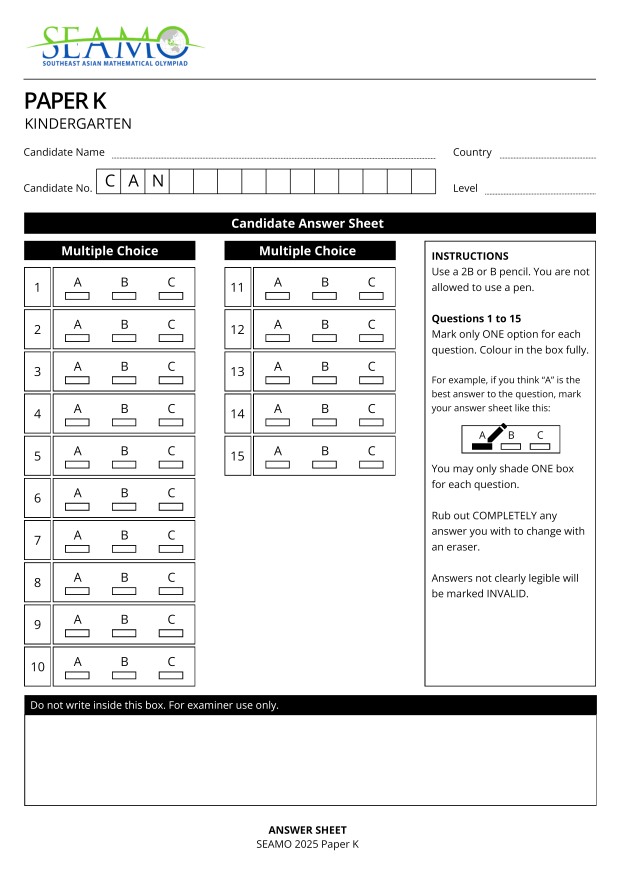
#> input picture backend/templates/reference_images/seamo_2025_page1.png, 2482 x 3510 px (shown at 1/4 size)
$ python -i image_preprocessor.py   (imports and definitions only)
#> lines starting #> are read from the running program, lines starting #| are printed output that depends on the picture; after the words box and inside, x2 and y2 are one past the last pixel; in counts of white or black regions, pixels touching at a corner belong together
"""
Image Pre-processing Service
Provides functions to analyze and clean up images before they are sent to an OCR or AI service.
"""
from PIL import Image, ImageStat
import cv2
import numpy as np
import logging

logger = logging.getLogger(__name__)


class ImagePreprocessor:
    """A class to perform pre-processing checks on images."""

    # [62 lines left out: function is_blank, not called in this run]

    @staticmethod
    def preprocess_pil_image(image: Image.Image, mode: str = "balanced") -> Image.Image:
        """
        Improve scan clarity for bubble/text extraction while preserving structure.

        balanced: moderate enhancement for most scans
        aggressive: stronger thresholding for faint/low-contrast scans
        """
        rgb_image = image.convert("RGB")
        bgr = cv2.cvtColor(np.array(rgb_image), cv2.COLOR_RGB2BGR)
        normalized = ImagePreprocessor._normalize_size(bgr)

        gray = cv2.cvtColor(normalized, cv2.COLOR_BGR2GRAY)
        denoised = cv2.medianBlur(gray, 3)

        clip_limit = 2.5 if mode == "aggressive" else 2.0
        clahe = cv2.createCLAHE(clipLimit=clip_limit, tileGridSize=(8, 8))
        contrast = clahe.apply(denoised)

        block_size = 29 if mode == "aggressive" else 35
        c_value = 11 if mode == "aggressive" else 9
        adaptive = cv2.adaptiveThreshold(
            contrast,
            255,
            cv2.ADAPTIVE_THRESH_GAUSSIAN_C,
            cv2.THRESH_BINARY,
            block_size,
            c_value,
        )

        kernel = np.ones((2, 2), np.uint8)
        clean = cv2.morphologyEx(adaptive, cv2.MORPH_OPEN, kernel, iterations=1)

        binary_weight = 0.45 if mode == "aggressive" else 0.30
        merged = cv2.addWeighted(contrast, 1.0 - binary_weight, clean, binary_weight, 0)

        sharpen_kernel = np.array([[0, -1, 0], [-1, 5, -1], [0, -1, 0]])
        sharpened = cv2.filter2D(merged, -1, sharpen_kernel)
        final_rgb = cv2.cvtColor(sharpened, cv2.COLOR_GRAY2RGB)
        return Image.fromarray(final_rgb)

    # [5 lines left out: function preprocess_image_path, not called in this run]

    @staticmethod
    def _normalize_size(
        image: np.ndarray,
        min_long_edge: int = 1800,
        max_long_edge: int = 2600,
    ) -> np.ndarray:
        """
        Normalize long edge into a stable range.
        Upscaling low-res scans helps bubble and digit visibility.
        """
        height, width = image.shape[:2]
        long_edge = max(height, width)

        scale = 1.0
        if long_edge < min_long_edge:
            scale = min_long_edge / float(long_edge)
        elif long_edge > max_long_edge:
            scale = max_long_edge / float(long_edge)

        if abs(scale - 1.0) < 0.01:
            return image

        new_width = max(1, int(round(width * scale)))
        new_height = max(1, int(round(height * scale)))
        return cv2.resize(image, (new_width, new_height), interpolation=cv2.INTER_CUBIC)

>>> from PIL import Image
>>> picture = Image.open('../templates/reference_images/seamo_2025_page1.png')
#> picture is the input picture: PIL image 2482x3510 RGB; mean R, G, B 232.2, 232.5, 232.4
>>> result = ImagePreprocessor().preprocess_pil_image(picture)
#> in _normalize_size, `return cv2.resize(image, (new_width, new_height), interpolation=cv2.IN..`:
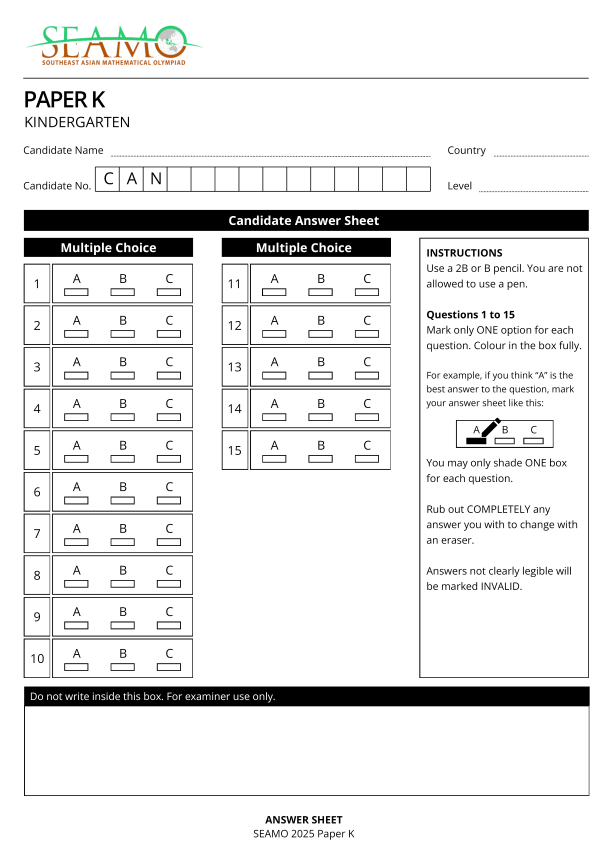
#> returned value: shape (2600, 1839, 3) (shown at 1/3 size); mean of channels 0, 1, 2 232.3, 232.4, 232.2; drawn as R, G, B
#> in preprocess_pil_image, `adaptive = cv2.adaptiveThreshold( contrast, 255, cv2.ADAPTIVE_THRESH_G..`:
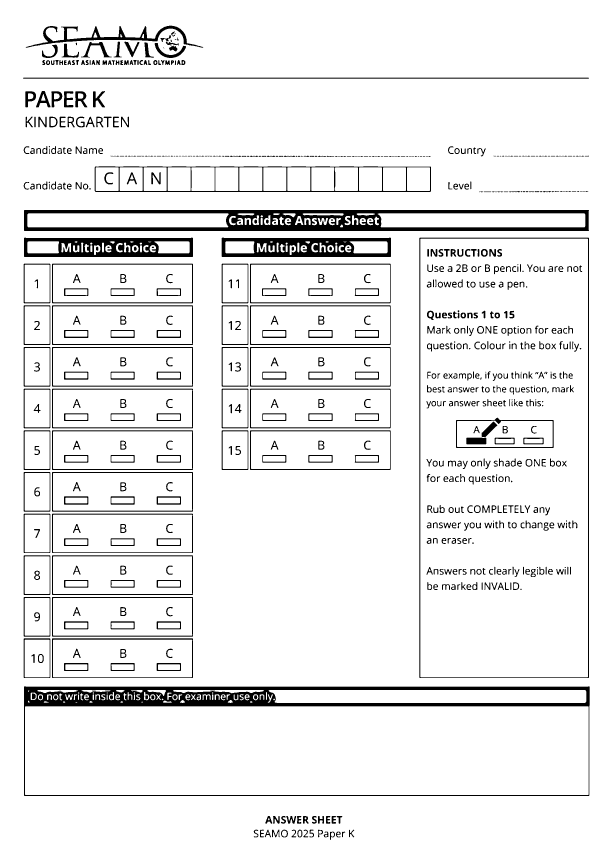
#> adaptive: shape (2600, 1839) (shown at 1/3 size); 92.6% white; 824 black regions (111 under 20 px), largest, box (x1, y1, x2, y2) and area: (72, 2059, 1769, 2388) 60186, (72, 630, 1767, 693) 48494, (665, 713, 1173, 771) 18318
#> in preprocess_pil_image, `clean = cv2.morphologyEx(adaptive, cv2.MORPH_OPEN, kernel, iterations=1)`:
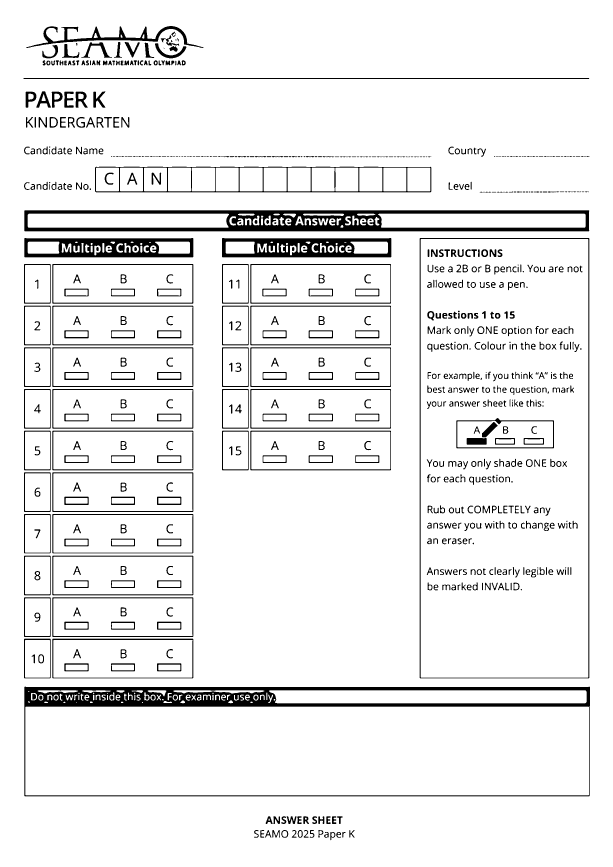
#> clean: shape (2600, 1839) (shown at 1/3 size); 92.6% white; 823 black regions (111 under 20 px), largest, box (x1, y1, x2, y2) and area: (73, 2060, 1770, 2389) 60277, (73, 631, 1768, 694) 48502, (666, 714, 1174, 772) 18335
#> in preprocess_pil_image, `merged = cv2.addWeighted(contrast, 1.0 - binary_weight, clean, binary_..`:
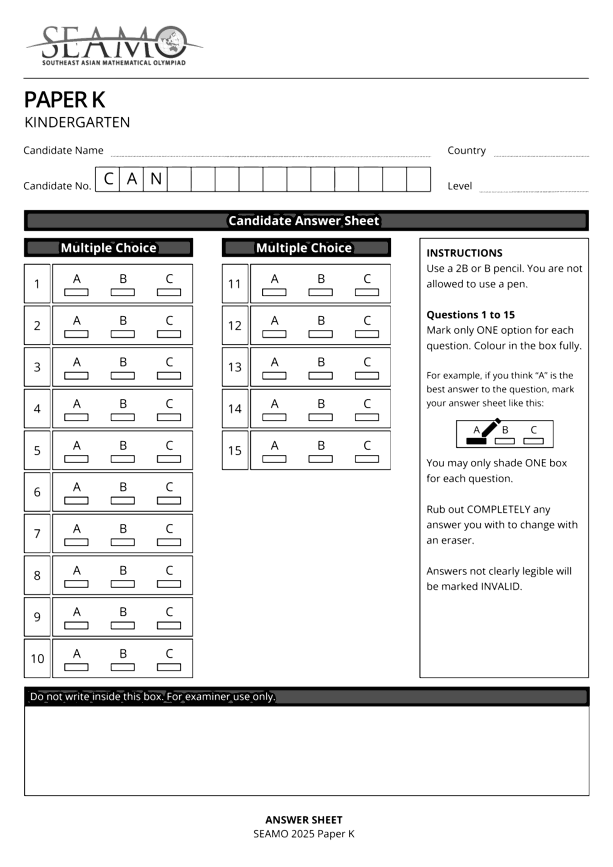
#> merged: shape (2600, 1839) (shown at 1/3 size); min 1, max 255, mean 234

$ run again, on backend/templates/reference_images/seamo_2025_page2.png
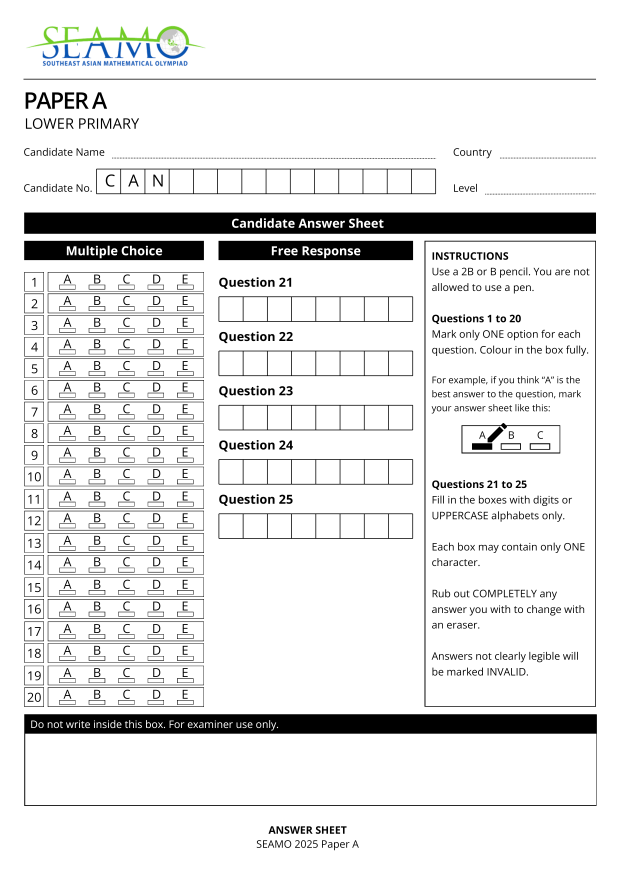
#> input picture backend/templates/reference_images/seamo_2025_page2.png, 2482 x 3510 px (shown at 1/4 size)
#> picture is the input picture: PIL image 2482x3510 RGB; mean R, G, B 230.5, 230.7, 230.6
#> in preprocess_pil_image, `adaptive = cv2.adaptiveThreshold( contrast, 255, cv2.ADAPTIVE_THRESH_G..`:
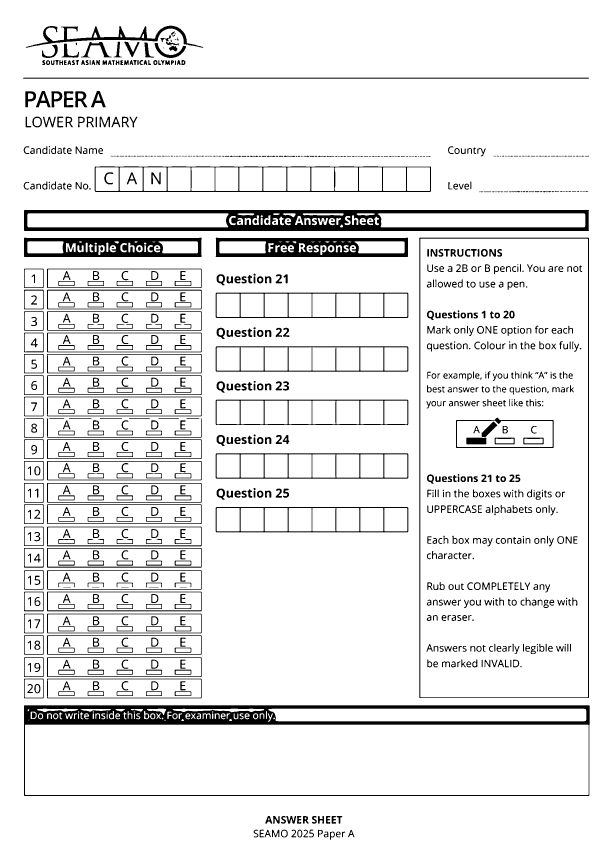
#> adaptive: shape (2600, 1839) (shown at 1/3 size); 91.6% white; 1094 black regions (117 under 20 px), largest, box (x1, y1, x2, y2) and area: (72, 2116, 1769, 2388) 59271, (72, 630, 1767, 693) 48498, (647, 713, 1224, 771) 19155
#> clean: shape (2600, 1839); 91.6% white; 1092 black regions (117 under 20 px), largest, box (x1, y1, x2, y2) and area: (73, 2117, 1770, 2389) 59358, (73, 631, 1768, 694) 48510, (648, 714, 1225, 772) 19197
#> in preprocess_pil_image, `merged = cv2.addWeighted(contrast, 1.0 - binary_weight, clean, binary_..`:
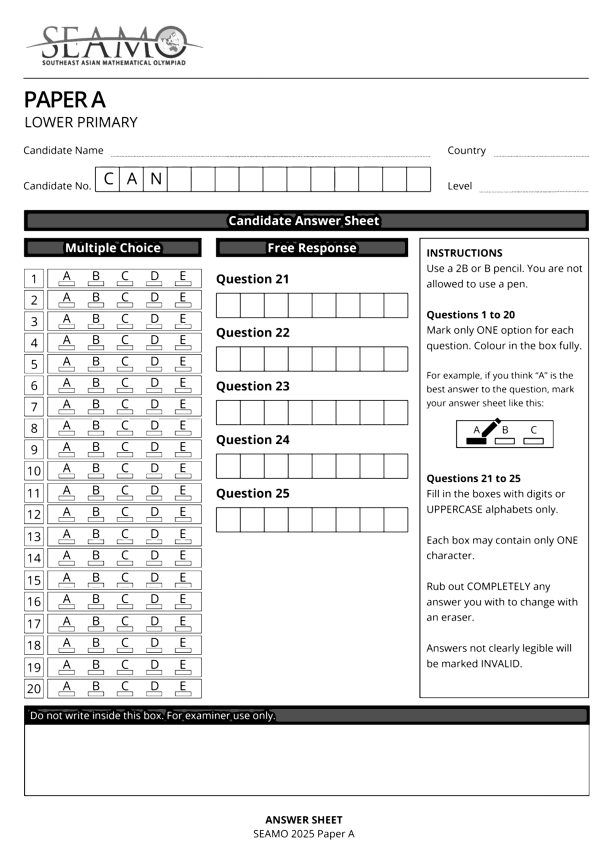
#> merged: shape (2600, 1839) (shown at 1/3 size); min 1, max 255, mean 232.5
